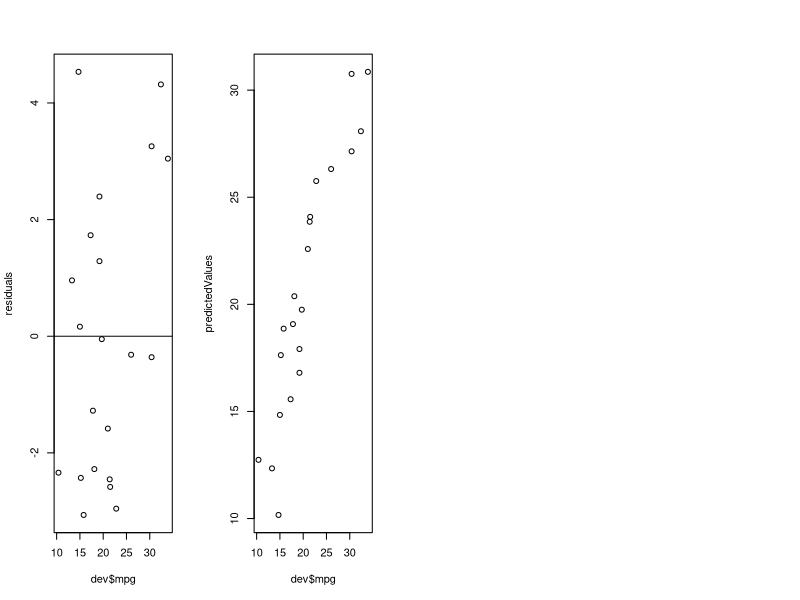
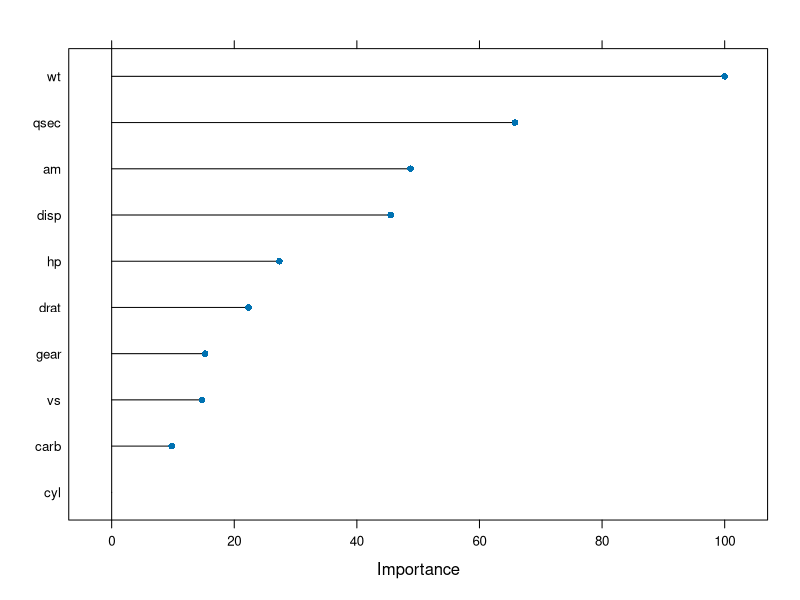

The R script that drew these images, in order:
#install.packages("caret", dependencies = TRUE)
#changes
library(caret)
data("iris")
dataset <- iris

validation_index <- createDataPartition(dataset$Species, p=0.8,
                                        list=FALSE)

#this is the beginning


##ayayaya







##quedándose con el 20%
validation <- dataset[-validation_index,]

##quedándose con el 80%
dataset <- dataset[validation_index,]


dim(dataset)
sapply(dataset, class)
levels(dataset$Species)
head(dataset)

###################

x <- dataset[,1:4]
y <- dataset[,5]


par(mfrow=c(1,4))





















#####################################################################
#####################################################################

library(caret)
library(datasets)

data("mtcars")

split <- createDataPartition(y=mtcars$mpg, p=0.6,
                             list=FALSE)


dev <- mtcars[split,]
val <- mtcars[-split,]

lmFit <- train(mpg~., data=dev , method='lm')
summary(lmFit)
print(lmFit)


ctrl <- trainControl(method = "cv", number=10)
lmCVFit <- train(mpg~., data=dev , method='lm', trControl=ctrl,
                 metric='Rsquared')


##################################################################

residuals <- resid(lmFit)

predictedValues <- predict(lmFit)

plot(dev$mpg,residuals)
abline(0,0)
plot(dev$mpg, predictedValues)



varImp(lmFit)
varImp(lmCVFit)

plot(varImp(lmFit))


###################################################################################
###################################################################################

library(caret)





# this symbol |
# alt + 124



x <- 5
y <- 7
!(!(x < 4) & !!!(y > 12))






